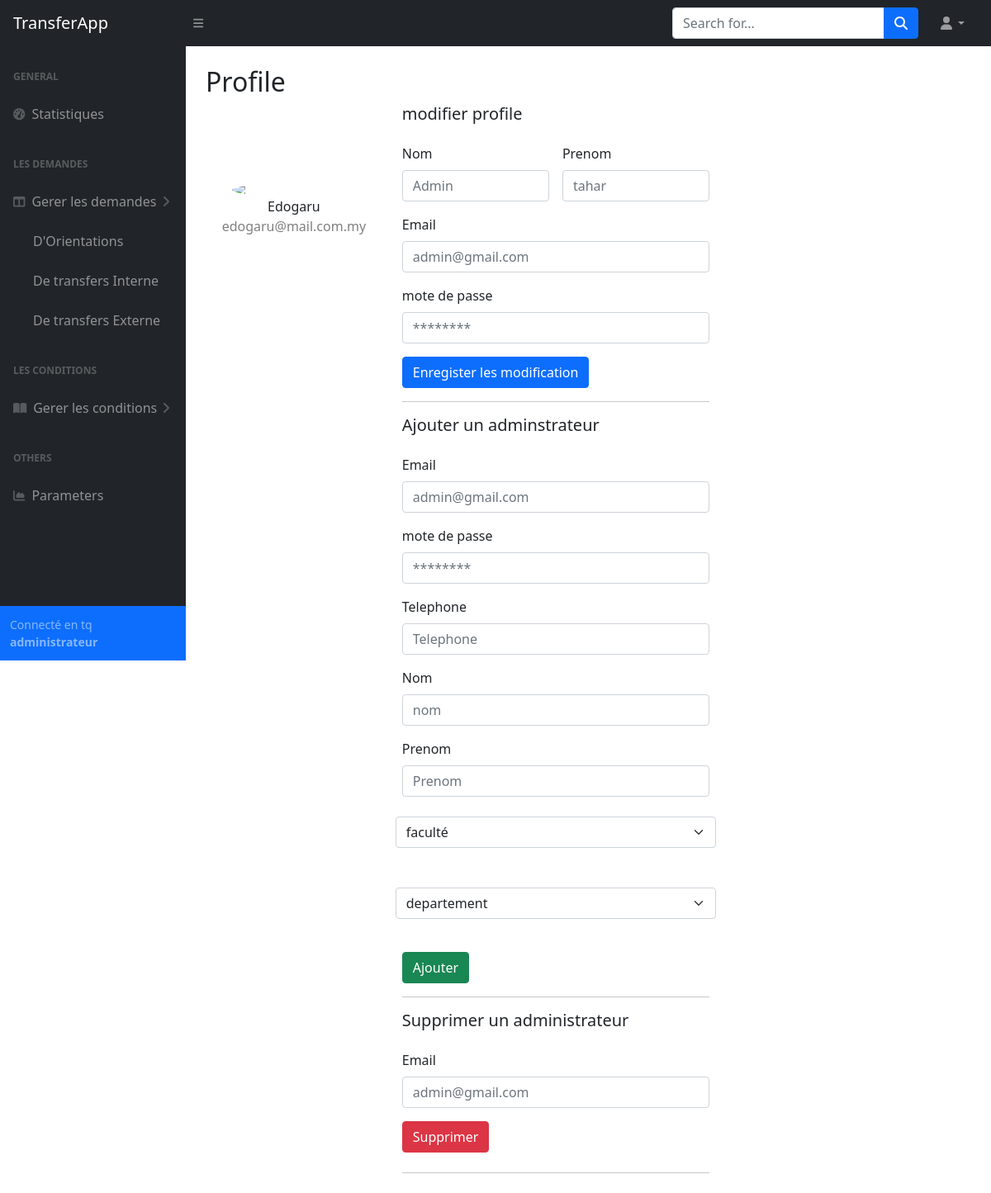
The app's page /admin/profile (signed in) with its own data.
### tables this page shows
CREATE TABLE "admin" (
	"email"	TEXT NOT NULL,
	"password"	TEXT NOT NULL,
	"telephone"	TEXT NOT NULL,
	"nom"	TEXT NOT NULL,
	"prenom"	TEXT NOT NULL,
	"id_dep"	INTEGER NOT NULL,
	"id_fac"	INTEGER NOT NULL,
	PRIMARY KEY("email"),
	FOREIGN KEY(id_dep) REFERENCES departement (id),
	FOREIGN KEY(id_fac) REFERENCES faculte(id)
);

### App.py (the view)
@app.route('/admin/profile')
def profile():
    if session.get("email") != None:
        AdminInfo = db.adminLogIn(session.get("email"))
        return render_template('admin/profile.html', AdminInfo = AdminInfo)
    return redirect(url_for('login'))

### database_api.py (called while the page is built)
def adminLogIn(email:str):
    try:
        cursor.execute("select * from admin where email=:email",{"email":email})
    except Error as e:
        print(e)
        return None
    else:
        res = cursor.fetchone()
        if res != None:
            admin = {"email":res[0],
            "password":res[1],
            "telephone":res[2],
            "nom":res[3],
            "prenom":res[4],
            "id_dep":res[5],
            "id_fac":res[6]}
            return admin
    return None

### templates/admin/profile.html (shortened to what this page needs)
{% extends "admin/base.html" %}
{% block content %}
<main>
    <div class="container-fluid px-4">
        <h2 class="mt-4">Profile</h2>
        <div class="row">
            <div class="col-md-3 border-right">
                <div class="d-flex flex-column align-items-center text-center p-3 py-5"><img class="rounded-circle mt-5" width="150px" src="https://st3.depositphotos.com/15648834/17930/v/600/depositphotos_179308454-stock-illustration-unknown-person-silhouette-glasses-profile.jpg"><span class="font-weight-bold">Edogaru</span><span class="text-black-50">edogaru@mail.com.my</span></div>
            </div>
            <div class="col-md-5 border-right">
                <form class="row g-3" method="post" action="{{url_for('EditAdminProfile')}}">
                    <h5>modifier profile</h5>
                    <div class="col-md-6">
                      <label for="nom" class="form-label">Nom</label>
                      <input name="nom" type="text" class="form-control" id="nom" placeholder="{{AdminInfo['nom']}}">
                    </div>
                    <div class="col-md-6">
                      <label for="prenom" class="form-label">Prenom</label>
                      <input  name="prenom" type="text" class="form-control" id="prenom" placeholder="{{AdminInfo['prenom']}}">
                    </div>
                    <div class="col-12">
                      <label for="inputEmail4" class="form-label">Email</label>
                      <input name="email" type="email" class="form-control" id="inputEmail4" placeholder="{{AdminInfo['email']}}">
                    </div>
                    <div class="col-12">
                      <label for="inputPassword4" class="form-label">mote de passe</label>
                      <input  name="password" type="password" class="form-control" id="inputPassword4" placeholder="********">
                    </div>
                    <div class="col-12">
                      <button type="submit" class="btn btn-primary">Enregister les modification</button>
                    </div>
                </form>
                <hr>
                <form class="row g-3" method="post" action="{{url_for('AddAdmin')}}">
                  <h5>Ajouter un adminstrateur</h5>
                  <div class="col-12">
                    <label for="inputEmail4" class="form-label">Email</label>
                    <input name="email" type="email" class="form-control" id="inputEmail4" placeholder="admin@gmail.com">
                  </div>
                  <div class="col-12">
                    <label for="inputPassword4" class="form-label">mote de passe</label>
                    <input name="password" type="password" class="form-control" id="inputPassword4" placeholder="********">
                  </div>
                  <div class="col-12">
                    <label for="inputEmail4" class="form-label">Telephone</label>
                    <input name="telephone" type="text" class="form-control" id="inputEmail4" placeholder="Telephone">
                  </div>
                  <div class="col-12">
                    <label for="inputEmail4" class="form-label">Nom</label>
                    <input name="nom" type="text" class="form-control" id="inputEmail4" placeholder="nom">
                  </div>
                  <div class="col-12">
                    <label for="inputEmail4" class="form-label">Prenom</label>
                    <input name="prenom" type="text" class="form-control" id="inputEmail4" placeholder="Prenom">
                  </div>
                  <select name="faculty" class="form-select my-4" aria-label="Default select example">
                    <option value="" disabled selected>faculté</option>
                  </select>
                  <select name="departement" class="form-select my-4" aria-label="Default select example">
                    <option value="" disabled selected>departement</option>
                  </select>
                  <div class="col-12">
                    <button type="submit" class="btn btn-success">Ajouter</button>
                  </div>
                </form>
                <hr>
                <form class="row g-3" method="post" action="{{url_for('DeleteAdmin')}}">
                  <h5>Supprimer un administrateur</h5>
                  <div class="col-12">
                    <label for="inputEmail4" class="form-label">Email</label>
                    <input name = "email" type="email" class="form-control" id="inputEmail4" placeholder="admin@gmail.com">
                  </div>
                  <div class="col-12">
                    <button type="submit" class="btn btn-danger">Supprimer</button>
                  </div>
                </form>
                <hr class="my-4">
            </div>
        </div>
    </div>
</main>
{% endblock content %}

### records on screen
admin: nom "Admin", prenom "tahar", email "admin@gmail.com"
